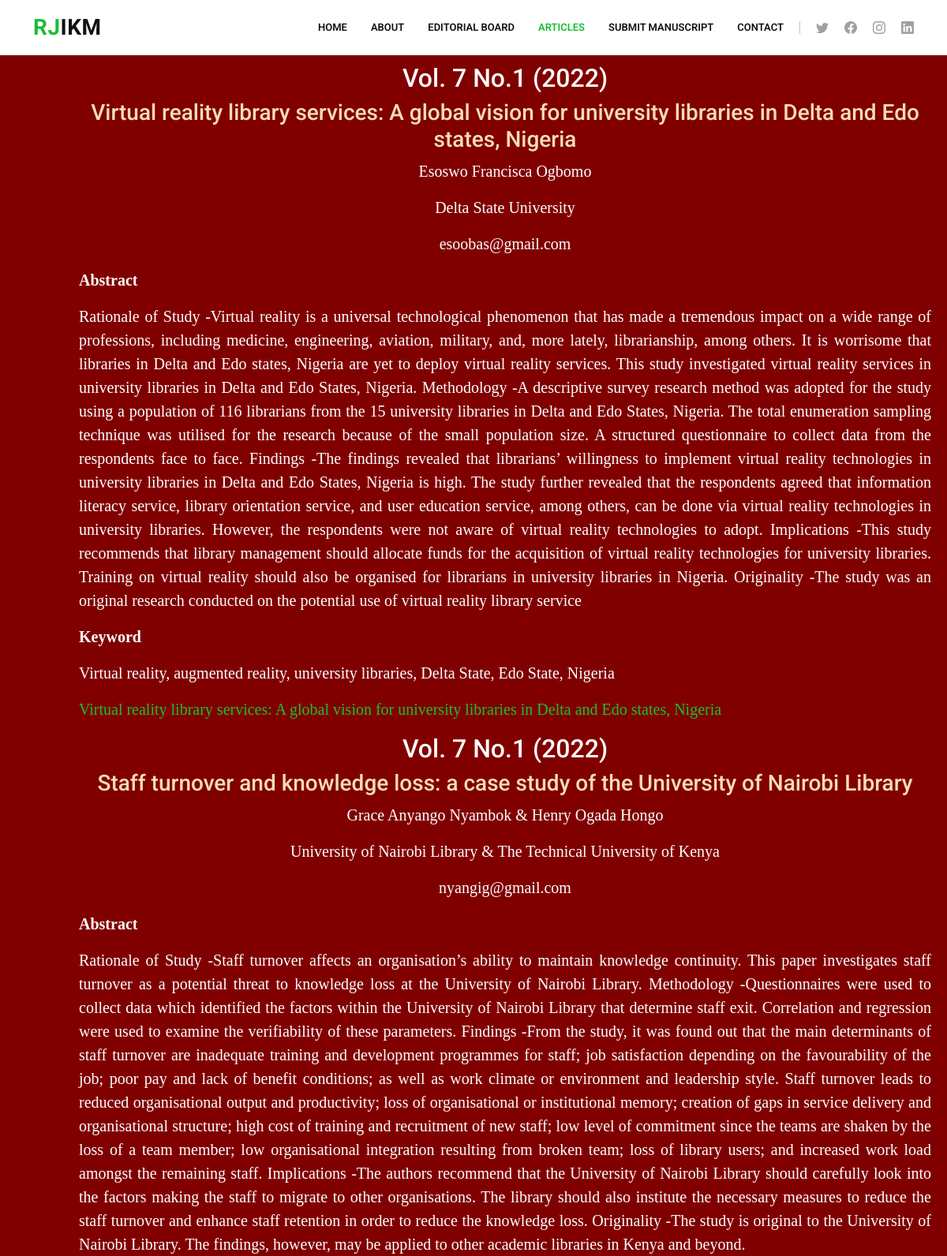
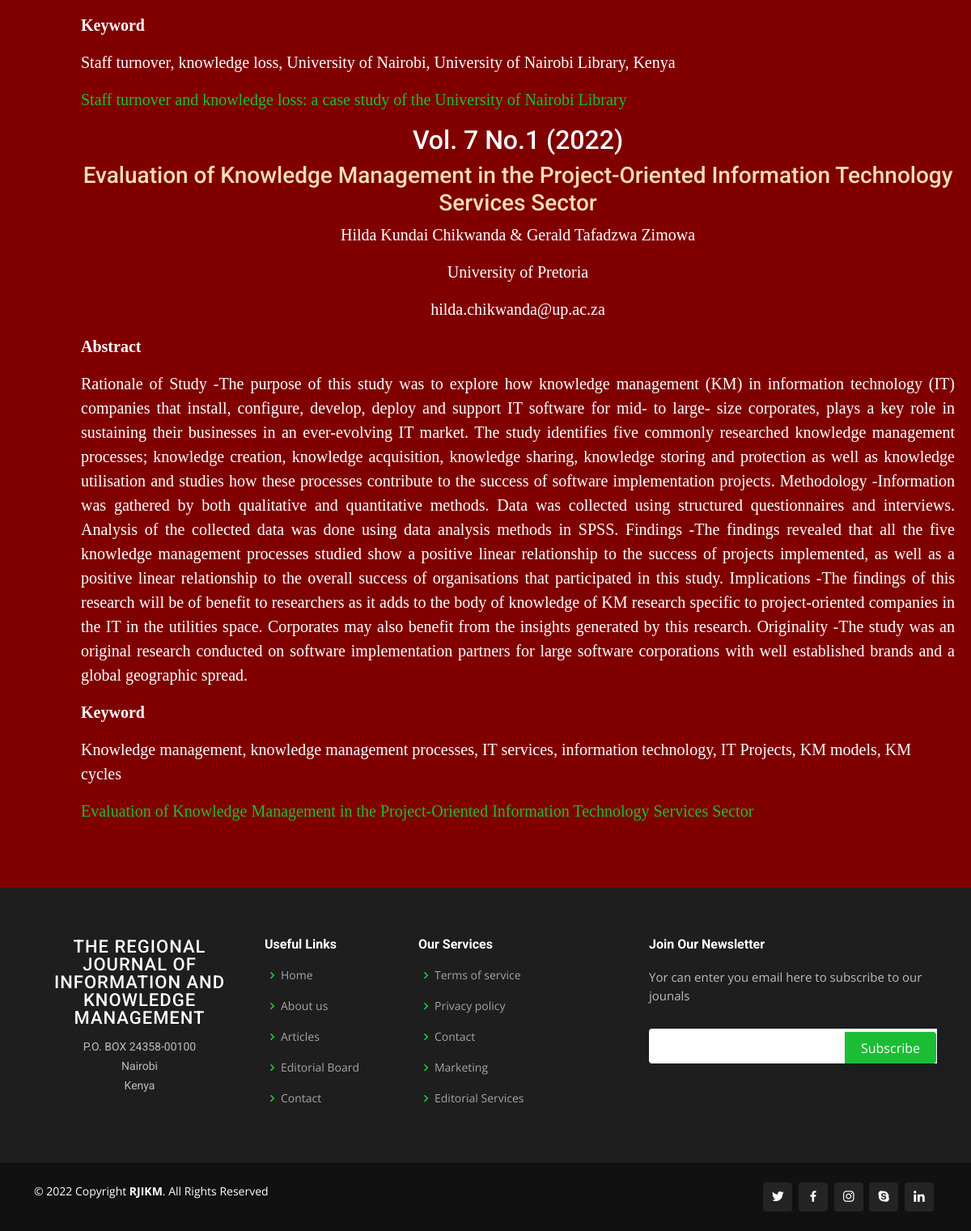
Page /rjikm/articles on the committed database (2 pictures, top to bottom).
### rjikm/models.py (models this page shows, shortened)
class Article(models.Model):
    volume = models.CharField(max_length=100, default="untitled")
    title = models.CharField(max_length=400, default='Untitled')
    author = models.CharField(max_length=100, default='Anonymous')
    university = models.CharField(max_length=100, default='Unknown')
    email = models.EmailField(default='anonymous@example.com')
    abstract_title = models.CharField(max_length=100, default='Abstract')
    abstract = models.TextField(default='No abstract provided')
    keyword_title = models.CharField(max_length=100, default="Keyword")
    keywords = models.CharField(max_length=200, default='None')
    titlelink = models.CharField(max_length=400, default='Untitled')

### rjikm/views.py (the view)
# urls.py: path("articles", views.articles, name="articles"),
def articles(request):
    articles = Article.objects.all()
    return render(request, "rjikm/articles.html", {'articles': articles})

### rjikm/templates/rjikm/articles.html
{% extends "rjikm/layoutarticles.html" %}
{% block body %}
<section style="background-color: maroon;">
 <div style="margin:20px 20px 20px 100px; color:white; font-family: Times New Roman, Times, serif; font-size: 20px">
     {% for article in articles %}
        <h2 style="text-align:center;"> {{article.volume}} </h2>
        <h3 style="text-align:center; color: wheat;"> {{article.title}}</h3>
        <p style="text-align:center;"> {{article.author}} </p>
        <p style="text-align:center;"> {{article.university}}</p>
        <p style="text-align:center;"> {{article.email}}</p>
        <p><strong>{{article.abstract_title}}</strong></p>
        <p style="text-align:justify;"> {{article.abstract}}</p>
        <p><strong>{{article.keyword_title}}</strong></p>
        <p> {{article.keywords}}</p>
        <p> <a href="">{{article.titlelink}}</a></p>
        {% endfor %}
 </div>
</section>
{% endblock %}

### rjikm/static/rjikm/style.css (style rules this page uses)
body { font-family: "Open Sans", sans-serif; color: #4d4643; }
a { color: #1bbd36; text-decoration: none; }
h1, h2, h3, h4, h5, h6 { font-family: "Roboto", sans-serif; }
section { padding: 60px 0; overflow: hidden; }

### rows in the picture
Article: volume "Vol. 7 No.1 (2022)", title "Virtual reality library services: A global vision for university libraries in Delta and Edo states, Nigeria", author "Esoswo Francisca Ogbomo", university "Delta State University", email "esoobas@gmail.com", abstract_title "Abstract", abstract "Rationale of Study -Virtual reality is a universal technological phenomenon that has made a tremendous impact on a wide range of professions, including medicine, engineering, aviation, military, and, more lately, librarianship, among others. It is worrisome that libraries in Delta and Edo states, Nigeria are yet to deploy virtual reality services. This study investigated virtual reality services in university libraries in Delta and Edo States, Nigeria. Methodology -A descriptive survey research method was adopted for the study using a population of 116 librarians from the 15 university libraries in Delta and Edo States, Nigeria. The total enumeration sampling technique was utilised for the…", keyword_title "Keyword", keywords "Virtual reality, augmented reality, university libraries, Delta State, Edo State, Nigeria", titlelink "Virtual reality library services: A global vision for university libraries in Delta and Edo states, Nigeria"
Article: volume "Vol. 7 No.1 (2022)", title "Staff turnover and knowledge loss: a case study of the University of Nairobi Library", author "Grace Anyango Nyambok & Henry Ogada Hongo", university "University of Nairobi Library & The Technical University of Kenya", email "nyangig@gmail.com", abstract_title "Abstract", abstract "Rationale of Study -Staff turnover affects an organisation’s ability to maintain knowledge continuity. This paper investigates staff turnover as a potential threat to knowledge loss at the University of Nairobi Library. Methodology -Questionnaires were used to collect data which identified the factors within the University of Nairobi Library that determine staff exit. Correlation and regression were used to examine the verifiability of these parameters. Findings -From the study, it was found out that the main determinants of staff turnover are inadequate training and development programmes for staff; job satisfaction depending on the favourability of the job; poor pay and lack of benefit…", keyword_title "Keyword", keywords "Staff turnover, knowledge loss, University of Nairobi, University of Nairobi Library, Kenya", titlelink "Staff turnover and knowledge loss: a case study of the University of Nairobi Library"
Article: volume "Vol. 7 No.1 (2022)", title "Evaluation of Knowledge Management in the Project-Oriented Information Technology Services Sector", author "Hilda Kundai Chikwanda & Gerald Tafadzwa Zimowa", university "University of Pretoria", email "hilda.chikwanda@up.ac.za", abstract_title "Abstract", abstract "Rationale of Study -The purpose of this study was to explore how knowledge management (KM) in information technology (IT) companies that install, configure, develop, deploy and support IT software for mid- to large- size corporates, plays a key role in sustaining their businesses in an ever-evolving IT market. The study identifies five commonly researched knowledge management processes; knowledge creation, knowledge acquisition, knowledge sharing, knowledge storing and protection as well as knowledge utilisation and studies how these processes contribute to the success of software implementation projects. Methodology -Information was gathered by both qualitative and quantitative methods.…", keyword_title "Keyword", keywords "Knowledge management, knowledge management processes, IT services, information technology, IT Projects, KM models, KM cycles", titlelink "Evaluation of Knowledge Management in the Project-Oriented Information Technology Services Sector"
